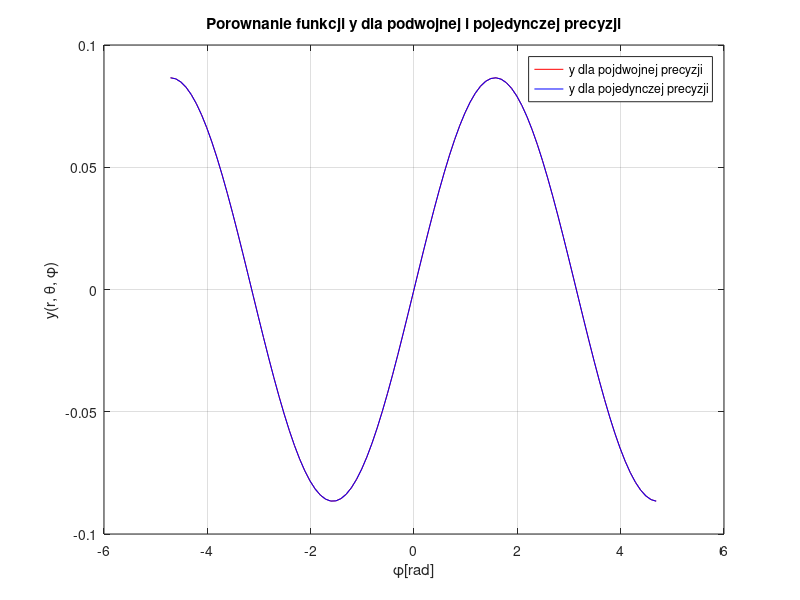
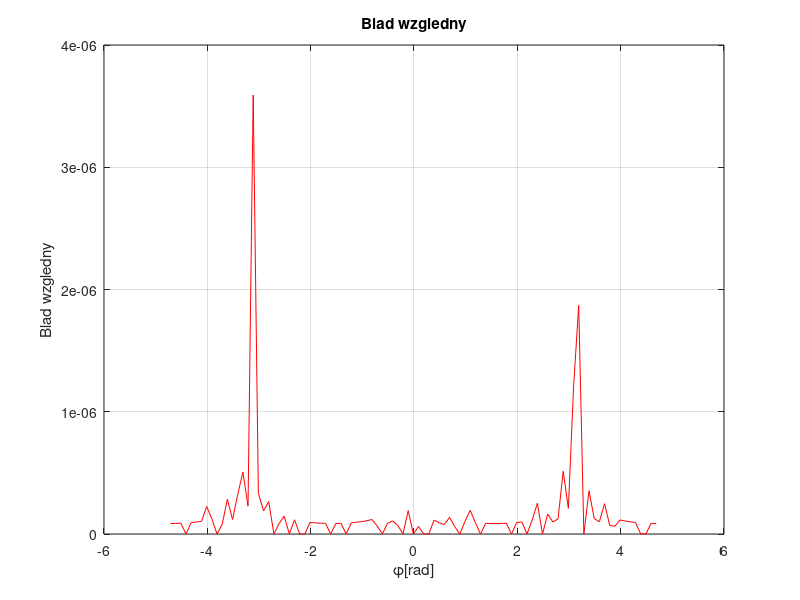
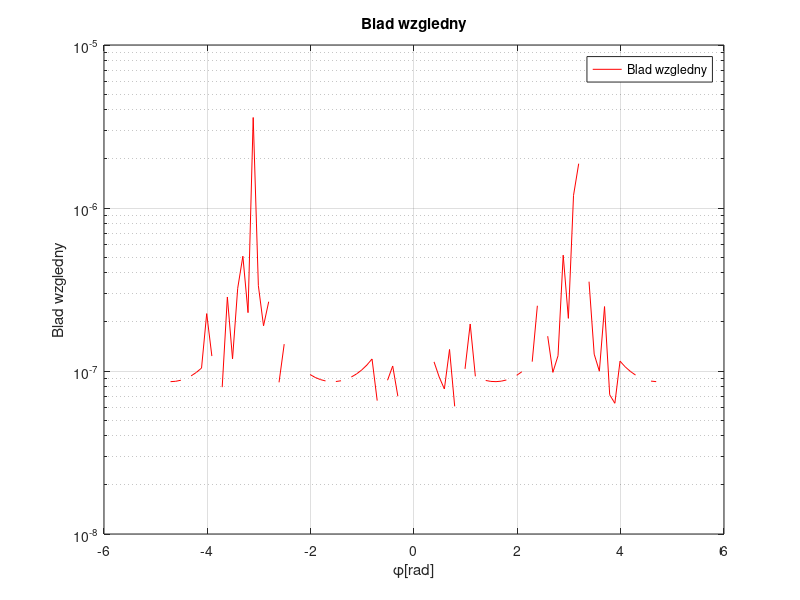

The MATLAB script that drew these images, in order: (Note: this script raises an error after producing the figures.)
%inicjalizacja zmiennych
r = 0.1; 
theta = pi/3;
phi = -1.5*pi:0.1:1.5*pi;

%funkcja do obliczenia y korzystajac z podwojnej precyzji
function out = calculate_y_double(r, theta, phi)
    out = r .* sin(theta) .* sin(phi); 
end

%funkcja do obliczenia y korzystajac z pojedynczej precyzji
function out = calculate_y_single(r, theta, phi)
    r_s = single(r);
    theta_s = single(theta);
    phi_s = single(phi);
    out = r_s .* sin(theta_s) .* sin(phi_s); 
end

%wykres - φ dla podwojnej i pojedynczej precyzji x
y_2 = calculate_y_double(r, theta, phi);
y_1 = calculate_y_single(r, theta, phi);

figure;
plot(phi, y_1, 'r')
hold on
plot(phi, y_2, 'b')
xlabel('φ[rad]')
ylabel('y(r, θ, φ)')
title('Porownanie funkcji y dla podwojnej i pojedynczej precyzji')
grid on
legend('y dla pojdwojnej precyzji', 'y dla pojedynczej precyzji')


%funkcja wyznaczajaca blad wzgledny δ[˜y(˜r, ˜θ, ˜φ)]
function out = relative_err(y_2, y_1)
    out = abs((y_1 - y_2) ./ y_2);
end

%wykres przedstawiajacy blad wzgledny δ[˜y(˜r, ˜θ, ˜φ)]
error = relative_err(y_2, y_1);
figure;
plot(phi, error, 'r')
xlabel('φ[rad]')
grid on
ylabel('Blad wzgledny')
title('Blad wzgledny')

%wykres prezentujacy blad wzgledny po zastosowaniu skali log na osi y
% Wykres ilustrujacy blad wzgledny oraz jego oszacowanie na skali logarytmicznej
figure
semilogy(phi, error, 'r')
xlabel('φ[rad]')
ylabel('Blad wzgledny')
title('Blad wzgledny')
legend('Blad wzgledny','Location', 'best')
grid on




estimated_delta = estimate_delta(theta, phi);

%funkcja zwracajaca oszacowanie bledu
function out = estimate_delta(theta, phi)
    eps_s = eps('single')/2;
    out = abs(theta .* cot(theta)).*eps_s + abs(phi .* cot(phi)).* eps_s + 5.*eps_s;
end

% Wykres ilustrujacy blad wzgledny oraz jego oszacowanie na skali logarytmicznej
figure
semilogy(phi, error, 'r', phi, estimated_delta, 'b')
xlabel('φ[rad]')
ylabel('Blad')
title('Blad wzgledny i oszacowanie')
legend('Blad wzgledny', 'Oszacowanie bledu', 'Location', 'best')
grid on